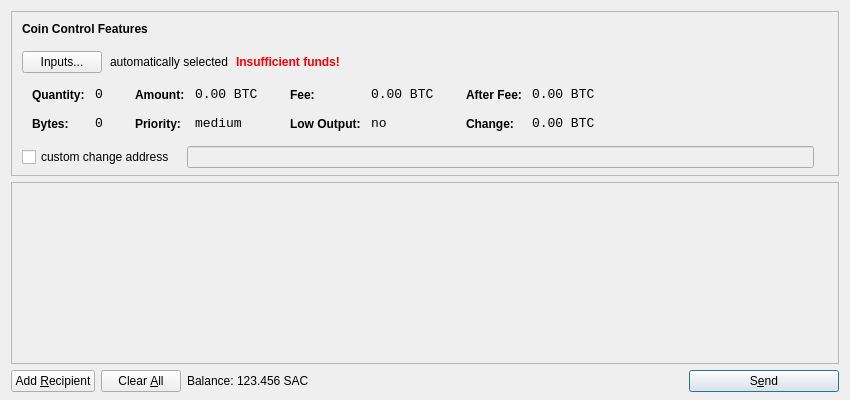
<?xml version="1.0" encoding="UTF-8"?>
<ui version="4.0">
 <class>SendCoinsDialog</class>
 <widget class="QDialog" name="SendCoinsDialog">
  <property name="geometry">
   <rect>
    <x>0</x>
    <y>0</y>
    <width>850</width>
    <height>400</height>
   </rect>
  </property>
  <property name="windowTitle">
   <string>Send Coins</string>
  </property>
  <layout class="QVBoxLayout" name="verticalLayout" stretch="0,1,0">
   <property name="bottomMargin">
    <number>8</number>
   </property>
   <item>
    <widget class="QFrame" name="frameCoinControl">
     <property name="sizePolicy">
      <sizepolicy hsizetype="Expanding" vsizetype="Expanding">
       <horstretch>0</horstretch>
       <verstretch>0</verstretch>
      </sizepolicy>
     </property>
     <property name="maximumSize">
      <size>
       <width>16777215</width>
       <height>16777215</height>
      </size>
     </property>
     <property name="frameShape">
      <enum>QFrame::StyledPanel</enum>
     </property>
     <property name="frameShadow">
      <enum>QFrame::Sunken</enum>
     </property>
     <layout class="QVBoxLayout" name="verticalLayoutCoinControl2">
      <property name="spacing">
       <number>-1</number>
      </property>
      <property name="leftMargin">
       <number>0</number>
      </property>
      <property name="topMargin">
       <number>0</number>
      </property>
      <property name="rightMargin">
       <number>0</number>
      </property>
      <property name="bottomMargin">
       <number>6</number>
      </property>
      <item>
       <layout class="QVBoxLayout" name="verticalLayoutCoinControl" stretch="0,0,0,0,1">
        <property name="spacing">
         <number>0</number>
        </property>
        <property name="leftMargin">
         <number>10</number>
        </property>
        <property name="topMargin">
         <number>10</number>
        </property>
        <item>
         <layout class="QHBoxLayout" name="horizontalLayoutCoinControl1">
          <property name="bottomMargin">
           <number>15</number>
          </property>
          <item>
           <widget class="QLabel" name="labelCoinControlFeatures">
            <property name="sizePolicy">
             <sizepolicy hsizetype="Preferred" vsizetype="Maximum">
              <horstretch>0</horstretch>
              <verstretch>0</verstretch>
             </sizepolicy>
            </property>
            <property name="font">
             <font>
              <weight>75</weight>
              <bold>true</bold>
             </font>
            </property>
            <property name="styleSheet">
             <string notr="true">font-weight:bold;</string>
            </property>
            <property name="text">
             <string>Coin Control Features</string>
            </property>
           </widget>
          </item>
         </layout>
        </item>
        <item>
         <layout class="QHBoxLayout" name="horizontalLayoutCoinControl2" stretch="0,0,0,0">
          <property name="spacing">
           <number>8</number>
          </property>
          <property name="bottomMargin">
           <number>10</number>
          </property>
          <item>
           <widget class="QPushButton" name="pushButtonCoinControl">
            <property name="styleSheet">
             <string notr="true"/>
            </property>
            <property name="text">
             <string>Inputs...</string>
            </property>
           </widget>
          </item>
          <item>
           <widget class="QLabel" name="labelCoinControlAutomaticallySelected">
            <property name="text">
             <string>automatically selected</string>
            </property>
            <property name="margin">
             <number>5</number>
            </property>
           </widget>
          </item>
          <item>
           <widget class="QLabel" name="labelCoinControlInsuffFunds">
            <property name="font">
             <font>
              <weight>75</weight>
              <bold>true</bold>
             </font>
            </property>
            <property name="styleSheet">
             <string notr="true">color:red;font-weight:bold;</string>
            </property>
            <property name="text">
             <string>Insufficient funds!</string>
            </property>
            <property name="margin">
             <number>5</number>
            </property>
           </widget>
          </item>
          <item>
           <spacer name="horizontalSpacerCoinControl">
            <property name="orientation">
             <enum>Qt::Horizontal</enum>
            </property>
            <property name="sizeHint" stdset="0">
             <size>
              <width>40</width>
              <height>1</height>
             </size>
            </property>
           </spacer>
          </item>
         </layout>
        </item>
        <item>
         <widget class="QWidget" name="widgetCoinControl" native="true">
          <property name="sizePolicy">
           <sizepolicy hsizetype="Preferred" vsizetype="Preferred">
            <horstretch>0</horstretch>
            <verstretch>0</verstretch>
           </sizepolicy>
          </property>
          <property name="minimumSize">
           <size>
            <width>0</width>
            <height>0</height>
           </size>
          </property>
          <property name="styleSheet">
           <string notr="true"/>
          </property>
          <layout class="QHBoxLayout" name="horizontalLayoutCoinControl5">
           <property name="margin">
            <number>0</number>
           </property>
           <item>
            <layout class="QHBoxLayout" name="horizontalLayoutCoinControl3" stretch="0,0,0,1">
             <property name="spacing">
              <number>20</number>
             </property>
             <property name="topMargin">
              <number>0</number>
             </property>
             <property name="bottomMargin">
              <number>10</number>
             </property>
             <item>
              <layout class="QFormLayout" name="formLayoutCoinControl1">
               <property name="horizontalSpacing">
                <number>10</number>
               </property>
               <property name="verticalSpacing">
                <number>14</number>
               </property>
               <property name="leftMargin">
                <number>10</number>
               </property>
               <property name="topMargin">
                <number>4</number>
               </property>
               <property name="rightMargin">
                <number>6</number>
               </property>
               <item row="0" column="0">
                <widget class="QLabel" name="labelCoinControlQuantityText">
                 <property name="styleSheet">
                  <string notr="true">font-weight:bold;</string>
                 </property>
                 <property name="text">
                  <string>Quantity:</string>
                 </property>
                 <property name="margin">
                  <number>0</number>
                 </property>
                </widget>
               </item>
               <item row="0" column="1">
                <widget class="QLabel" name="labelCoinControlQuantity">
                 <property name="font">
                  <font>
                   <family>Monospace</family>
                   <pointsize>10</pointsize>
                  </font>
                 </property>
                 <property name="cursor">
                  <cursorShape>IBeamCursor</cursorShape>
                 </property>
                 <property name="contextMenuPolicy">
                  <enum>Qt::ActionsContextMenu</enum>
                 </property>
                 <property name="text">
                  <string notr="true">0</string>
                 </property>
                 <property name="margin">
                  <number>0</number>
                 </property>
                 <property name="textInteractionFlags">
                  <set>Qt::LinksAccessibleByMouse|Qt::TextSelectableByKeyboard|Qt::TextSelectableByMouse</set>
                 </property>
                </widget>
               </item>
               <item row="1" column="0">
                <widget class="QLabel" name="labelCoinControlBytesText">
                 <property name="styleSheet">
                  <string notr="true">font-weight:bold;</string>
                 </property>
                 <property name="text">
                  <string>Bytes:</string>
                 </property>
                </widget>
               </item>
               <item row="1" column="1">
                <widget class="QLabel" name="labelCoinControlBytes">
                 <property name="font">
                  <font>
                   <family>Monospace</family>
                   <pointsize>10</pointsize>
                  </font>
                 </property>
                 <property name="cursor">
                  <cursorShape>IBeamCursor</cursorShape>
                 </property>
                 <property name="contextMenuPolicy">
                  <enum>Qt::ActionsContextMenu</enum>
                 </property>
                 <property name="text">
                  <string notr="true">0</string>
                 </property>
                 <property name="textInteractionFlags">
                  <set>Qt::LinksAccessibleByMouse|Qt::TextSelectableByKeyboard|Qt::TextSelectableByMouse</set>
                 </property>
                </widget>
               </item>
              </layout>
             </item>
             <item>
              <layout class="QFormLayout" name="formLayoutCoinControl2">
               <property name="horizontalSpacing">
                <number>10</number>
               </property>
               <property name="verticalSpacing">
                <number>14</number>
               </property>
               <property name="leftMargin">
                <number>6</number>
               </property>
               <property name="topMargin">
                <number>4</number>
               </property>
               <property name="rightMargin">
                <number>6</number>
               </property>
               <item row="0" column="0">
                <widget class="QLabel" name="labelCoinControlAmountText">
                 <property name="styleSheet">
                  <string notr="true">font-weight:bold;</string>
                 </property>
                 <property name="text">
                  <string>Amount:</string>
                 </property>
                 <property name="margin">
                  <number>0</number>
                 </property>
                </widget>
               </item>
               <item row="0" column="1">
                <widget class="QLabel" name="labelCoinControlAmount">
                 <property name="font">
                  <font>
                   <family>Monospace</family>
                   <pointsize>10</pointsize>
                  </font>
                 </property>
                 <property name="cursor">
                  <cursorShape>IBeamCursor</cursorShape>
                 </property>
                 <property name="contextMenuPolicy">
                  <enum>Qt::ActionsContextMenu</enum>
                 </property>
                 <property name="text">
                  <string notr="true">0.00 BTC</string>
                 </property>
                 <property name="textInteractionFlags">
                  <set>Qt::LinksAccessibleByMouse|Qt::TextSelectableByKeyboard|Qt::TextSelectableByMouse</set>
                 </property>
                </widget>
               </item>
               <item row="1" column="0">
                <widget class="QLabel" name="labelCoinControlPriorityText">
                 <property name="styleSheet">
                  <string notr="true">font-weight:bold;</string>
                 </property>
                 <property name="text">
                  <string>Priority:</string>
                 </property>
                </widget>
               </item>
               <item row="1" column="1">
                <widget class="QLabel" name="labelCoinControlPriority">
                 <property name="font">
                  <font>
                   <family>Monospace</family>
                   <pointsize>10</pointsize>
                  </font>
                 </property>
                 <property name="cursor">
                  <cursorShape>IBeamCursor</cursorShape>
                 </property>
                 <property name="contextMenuPolicy">
                  <enum>Qt::ActionsContextMenu</enum>
                 </property>
                 <property name="text">
                  <string>medium</string>
                 </property>
                 <property name="textInteractionFlags">
                  <set>Qt::LinksAccessibleByMouse|Qt::TextSelectableByKeyboard|Qt::TextSelectableByMouse</set>
                 </property>
                </widget>
               </item>
              </layout>
             </item>
             <item>
              <layout class="QFormLayout" name="formLayoutCoinControl3">
               <property name="horizontalSpacing">
                <number>10</number>
               </property>
               <property name="verticalSpacing">
                <number>14</number>
               </property>
               <property name="leftMargin">
                <number>6</number>
               </property>
               <property name="topMargin">
                <number>4</number>
               </property>
               <property name="rightMargin">
                <number>6</number>
               </property>
               <item row="0" column="0">
                <widget class="QLabel" name="labelCoinControlFeeText">
                 <property name="styleSheet">
                  <string notr="true">font-weight:bold;</string>
                 </property>
                 <property name="text">
                  <string>Fee:</string>
                 </property>
                 <property name="margin">
                  <number>0</number>
                 </property>
                </widget>
               </item>
               <item row="0" column="1">
                <widget class="QLabel" name="labelCoinControlFee">
                 <property name="font">
                  <font>
                   <family>Monospace</family>
                   <pointsize>10</pointsize>
                  </font>
                 </property>
                 <property name="cursor">
                  <cursorShape>IBeamCursor</cursorShape>
                 </property>
                 <property name="contextMenuPolicy">
                  <enum>Qt::ActionsContextMenu</enum>
                 </property>
                 <property name="text">
                  <string notr="true">0.00 BTC</string>
                 </property>
                 <property name="textInteractionFlags">
                  <set>Qt::LinksAccessibleByMouse|Qt::TextSelectableByKeyboard|Qt::TextSelectableByMouse</set>
                 </property>
                </widget>
               </item>
               <item row="1" column="0">
                <widget class="QLabel" name="labelCoinControlLowOutputText">
                 <property name="styleSheet">
                  <string notr="true">font-weight:bold;</string>
                 </property>
                 <property name="text">
                  <string>Low Output:</string>
                 </property>
                </widget>
               </item>
               <item row="1" column="1">
                <widget class="QLabel" name="labelCoinControlLowOutput">
                 <property name="font">
                  <font>
                   <family>Monospace</family>
                   <pointsize>10</pointsize>
                  </font>
                 </property>
                 <property name="cursor">
                  <cursorShape>IBeamCursor</cursorShape>
                 </property>
                 <property name="contextMenuPolicy">
                  <enum>Qt::ActionsContextMenu</enum>
                 </property>
                 <property name="text">
                  <string>no</string>
                 </property>
                 <property name="textInteractionFlags">
                  <set>Qt::LinksAccessibleByMouse|Qt::TextSelectableByKeyboard|Qt::TextSelectableByMouse</set>
                 </property>
                </widget>
               </item>
              </layout>
             </item>
             <item>
              <layout class="QFormLayout" name="formLayoutCoinControl4">
               <property name="horizontalSpacing">
                <number>10</number>
               </property>
               <property name="verticalSpacing">
                <number>14</number>
               </property>
               <property name="leftMargin">
                <number>6</number>
               </property>
               <property name="topMargin">
                <number>4</number>
               </property>
               <property name="rightMargin">
                <number>6</number>
               </property>
               <item row="0" column="0">
                <widget class="QLabel" name="labelCoinControlAfterFeeText">
                 <property name="styleSheet">
                  <string notr="true">font-weight:bold;</string>
                 </property>
                 <property name="text">
                  <string>After Fee:</string>
                 </property>
                 <property name="margin">
                  <number>0</number>
                 </property>
                </widget>
               </item>
               <item row="0" column="1">
                <widget class="QLabel" name="labelCoinControlAfterFee">
                 <property name="font">
                  <font>
                   <family>Monospace</family>
                   <pointsize>10</pointsize>
                  </font>
                 </property>
                 <property name="cursor">
                  <cursorShape>IBeamCursor</cursorShape>
                 </property>
                 <property name="contextMenuPolicy">
                  <enum>Qt::ActionsContextMenu</enum>
                 </property>
                 <property name="text">
                  <string notr="true">0.00 BTC</string>
                 </property>
                 <property name="textInteractionFlags">
                  <set>Qt::LinksAccessibleByMouse|Qt::TextSelectableByKeyboard|Qt::TextSelectableByMouse</set>
                 </property>
                </widget>
               </item>
               <item row="1" column="0">
                <widget class="QLabel" name="labelCoinControlChangeText">
                 <property name="styleSheet">
                  <string notr="true">font-weight:bold;</string>
                 </property>
                 <property name="text">
                  <string>Change:</string>
                 </property>
                </widget>
               </item>
               <item row="1" column="1">
                <widget class="QLabel" name="labelCoinControlChange">
                 <property name="font">
                  <font>
                   <family>Monospace</family>
                   <pointsize>10</pointsize>
                  </font>
                 </property>
                 <property name="cursor">
                  <cursorShape>IBeamCursor</cursorShape>
                 </property>
                 <property name="contextMenuPolicy">
                  <enum>Qt::ActionsContextMenu</enum>
                 </property>
                 <property name="text">
                  <string notr="true">0.00 BTC</string>
                 </property>
                 <property name="textInteractionFlags">
                  <set>Qt::LinksAccessibleByMouse|Qt::TextSelectableByKeyboard|Qt::TextSelectableByMouse</set>
                 </property>
                </widget>
               </item>
              </layout>
             </item>
            </layout>
           </item>
          </layout>
         </widget>
        </item>
        <item>
         <layout class="QHBoxLayout" name="horizontalLayoutCoinControl4" stretch="0,0,0">
          <property name="spacing">
           <number>12</number>
          </property>
          <property name="sizeConstraint">
           <enum>QLayout::SetDefaultConstraint</enum>
          </property>
          <property name="topMargin">
           <number>5</number>
          </property>
          <property name="rightMargin">
           <number>5</number>
          </property>
          <item>
           <widget class="QCheckBox" name="checkBoxCoinControlChange">
            <property name="text">
             <string>custom change address</string>
            </property>
           </widget>
          </item>
          <item>
           <widget class="QLineEdit" name="lineEditCoinControlChange">
            <property name="enabled">
             <bool>false</bool>
            </property>
            <property name="sizePolicy">
             <sizepolicy hsizetype="Expanding" vsizetype="Fixed">
              <horstretch>0</horstretch>
              <verstretch>0</verstretch>
             </sizepolicy>
            </property>
           </widget>
          </item>
          <item>
           <widget class="QLabel" name="labelCoinControlChangeLabel">
            <property name="sizePolicy">
             <sizepolicy hsizetype="Preferred" vsizetype="Expanding">
              <horstretch>0</horstretch>
              <verstretch>0</verstretch>
             </sizepolicy>
            </property>
            <property name="minimumSize">
             <size>
              <width>0</width>
              <height>0</height>
             </size>
            </property>
            <property name="text">
             <string/>
            </property>
            <property name="margin">
             <number>3</number>
            </property>
           </widget>
          </item>
         </layout>
        </item>
        <item>
         <spacer name="verticalSpacerCoinControl">
          <property name="orientation">
           <enum>Qt::Vertical</enum>
          </property>
          <property name="sizeHint" stdset="0">
           <size>
            <width>800</width>
            <height>1</height>
           </size>
          </property>
         </spacer>
        </item>
       </layout>
      </item>
     </layout>
    </widget>
   </item>
   <item>
    <widget class="QScrollArea" name="scrollArea">
     <property name="widgetResizable">
      <bool>true</bool>
     </property>
     <widget class="QWidget" name="scrollAreaWidgetContents">
      <property name="geometry">
       <rect>
        <x>0</x>
        <y>0</y>
        <width>830</width>
        <height>165</height>
       </rect>
      </property>
      <layout class="QVBoxLayout" name="verticalLayout_2">
       <property name="margin">
        <number>0</number>
       </property>
       <item>
        <layout class="QVBoxLayout" name="entries">
         <property name="spacing">
          <number>6</number>
         </property>
        </layout>
       </item>
       <item>
        <spacer name="verticalSpacer">
         <property name="orientation">
          <enum>Qt::Vertical</enum>
         </property>
         <property name="sizeHint" stdset="0">
          <size>
           <width>20</width>
           <height>40</height>
          </size>
         </property>
        </spacer>
       </item>
      </layout>
     </widget>
    </widget>
   </item>
   <item>
    <layout class="QHBoxLayout" name="horizontalLayout">
     <item>
      <widget class="QPushButton" name="addButton">
       <property name="toolTip">
        <string>Send to multiple recipients at once</string>
       </property>
       <property name="text">
        <string>Add &amp;Recipient</string>
       </property>
       <property name="icon">
        <iconset resource="../bitcoin.qrc">
         <normaloff>:/icons/add</normaloff>:/icons/add</iconset>
       </property>
       <property name="autoDefault">
        <bool>false</bool>
       </property>
      </widget>
     </item>
     <item>
      <widget class="QPushButton" name="clearButton">
       <property name="sizePolicy">
        <sizepolicy hsizetype="Minimum" vsizetype="Fixed">
         <horstretch>0</horstretch>
         <verstretch>0</verstretch>
        </sizepolicy>
       </property>
       <property name="toolTip">
        <string>Remove all transaction fields</string>
       </property>
       <property name="text">
        <string>Clear &amp;All</string>
       </property>
       <property name="icon">
        <iconset resource="../bitcoin.qrc">
         <normaloff>:/icons/remove</normaloff>:/icons/remove</iconset>
       </property>
       <property name="autoRepeatDelay">
        <number>300</number>
       </property>
       <property name="autoDefault">
        <bool>false</bool>
       </property>
      </widget>
     </item>
     <item>
      <layout class="QHBoxLayout" name="horizontalLayout_2">
       <property name="spacing">
        <number>3</number>
       </property>
       <item>
        <widget class="QLabel" name="label">
         <property name="text">
          <string>Balance:</string>
         </property>
        </widget>
       </item>
       <item>
        <widget class="QLabel" name="labelBalance">
         <property name="cursor">
          <cursorShape>IBeamCursor</cursorShape>
         </property>
         <property name="text">
          <string>123.456 SAC</string>
         </property>
         <property name="textInteractionFlags">
          <set>Qt::LinksAccessibleByMouse|Qt::TextSelectableByKeyboard|Qt::TextSelectableByMouse</set>
         </property>
        </widget>
       </item>
      </layout>
     </item>
     <item>
      <spacer name="horizontalSpacer">
       <property name="orientation">
        <enum>Qt::Horizontal</enum>
       </property>
       <property name="sizeHint" stdset="0">
        <size>
         <width>40</width>
         <height>20</height>
        </size>
       </property>
      </spacer>
     </item>
     <item>
      <widget class="QPushButton" name="sendButton">
       <property name="minimumSize">
        <size>
         <width>150</width>
         <height>0</height>
        </size>
       </property>
       <property name="toolTip">
        <string>Confirm the send action</string>
       </property>
       <property name="text">
        <string>S&amp;end</string>
       </property>
       <property name="icon">
        <iconset resource="../bitcoin.qrc">
         <normaloff>:/icons/send</normaloff>:/icons/send</iconset>
       </property>
       <property name="default">
        <bool>true</bool>
       </property>
      </widget>
     </item>
    </layout>
   </item>
  </layout>
 </widget>
 <resources>
  <include location="../bitcoin.qrc"/>
 </resources>
 <connections/>
</ui>
